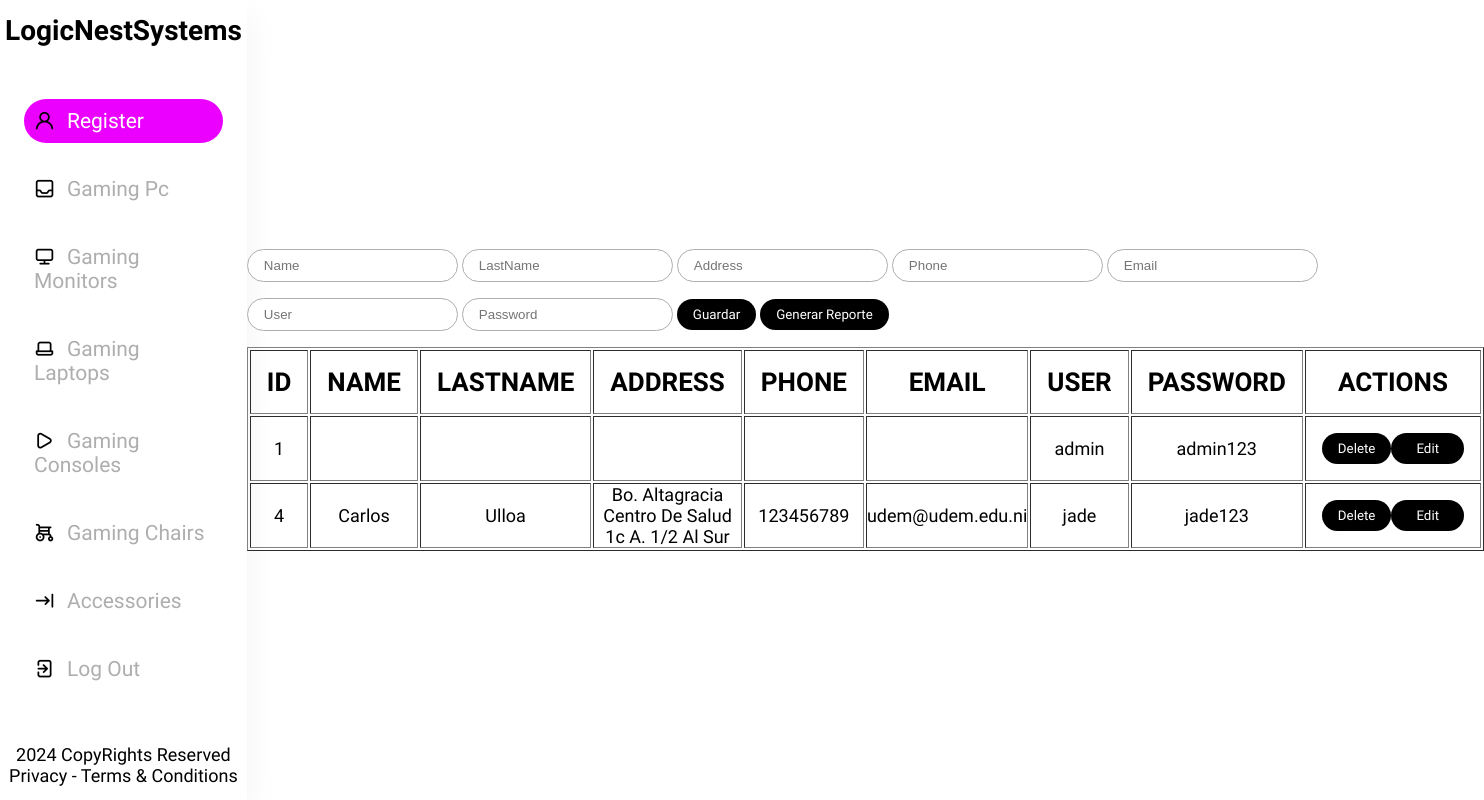
The app's page /admin.php with its own data.
### tables this page shows
CREATE TABLE `register` (
  `id_register` int(50) NOT NULL,
  `name` varchar(200) DEFAULT NULL,
  `last_name` varchar(200) DEFAULT NULL,
  `address` varchar(200) DEFAULT NULL,
  `phone` varchar(200) DEFAULT NULL,
  `email` varchar(200) DEFAULT NULL,
  `username` varchar(200) DEFAULT NULL,
  `password` varchar(200) DEFAULT NULL
);

### admin.php (the view, shortened to what this page needs)
<?php
$servername = "localhost";
$dbname = "logicNestProyect";
$dbusername = "INGJADE";
$dbpassword = "JADE2023.";
try {
    $conn = new PDO("mysql:host=$servername;dbname=$dbname", $dbusername, $dbpassword);
    $conn->setAttribute(PDO::ATTR_ERRMODE, PDO::ERRMODE_EXCEPTION);
} catch (PDOException $e) {
    echo "Error de conexión: " . $e->getMessage();
}
$stmt_register = $conn->prepare("SELECT id_register, name, last_name, address, phone, email, username, password FROM Register");
$stmt_register->execute();
$result_register = $stmt_register->fetchAll();
?>
<!DOCTYPE html>
<html lang="en">
<head>
    <link rel="stylesheet" href="css/admin.css">
    <link rel="stylesheet" href="https://unicons.iconscout.com/release/v4.0.8/css/line.css">
</head>
<body>
    <section class="father-container-register-admin">
        <article class="information-container-register-admin">
            <h2 class="title-admin">LogicNestSystems</h2>
            <ul class="li-container-register-admin">
                <li class="li-register-admin tablinks active" onclick="openCategory(event, 'register')"><i class="uil uil-user"></i>Register</li>
                <li class="li-register-admin tablinks" onclick="openCategory(event, 'pcGamingBtn')"><i class="uil uil-inbox"></i>Gaming Pc</li>
                <li class="li-register-admin tablinks" onclick="openCategory(event, 'monitorsBtn')"><i class="uil uil-desktop"></i>Gaming Monitors</li>
                <li class="li-register-admin tablinks" onclick="openCategory(event, 'laptopsBtn')"><i class="uil uil-laptop"></i>Gaming Laptops</li>
                <li class="li-register-admin tablinks" onclick="openCategory(event, 'consolesBtn')"><i class="uil uil-play"></i>Gaming Consoles</li>
                <li class="li-register-admin tablinks" onclick="openCategory(event, 'chairsBtn')"><i class="uil uil-wheelchair-alt"></i>Gaming Chairs</li>
                <li class="li-register-admin tablinks" onclick="location.href='accessories.php'"><i class="uil uil-arrow-to-right"></i>Accessories</li>
                <li class="li-register-admin tablinks" onclick="location.href='./Login/login.html'"><i class="uil uil-signout"></i>Log Out</li>
            </ul>
            <p class="description-container-register-admin">
                <span class="description-register-admin">2024 CopyRights Reserved</span>
                <span class="description-register-admin">Privacy - Terms & Conditions</span>
            </p>
        </article>
        <section class="crud-container">
            <article class="information2-container-register-admin tabcontent" id="register">
                <form class="form-information2-container-register-admin" method="post">
                    <input class="input-form-information2-registr-admin" type="text" name="name" placeholder="Name" required>
                    <input class="input-form-information2-registr-admin" type="text" name="last_name" placeholder="LastName" required>
                    <input class="input-form-information2-registr-admin" type="text" name="address" placeholder="Address" required>
                    <input class="input-form-information2-registr-admin" type="text" name="phone" placeholder="Phone" required>
                    <input class="input-form-information2-registr-admin" type="email" name="email" placeholder="Email" required>
                    <input class="input-form-information2-registr-admin" type="text" name="username" placeholder="User" required>
                    <input class="input-form-information2-registr-admin" type="password" name="password" placeholder="Password" required>
                    <button class="btnSaveIt" type="submit">Guardar</button>
                    <button class="btnSaveIt" type="button" onclick="generatePDF()">Generar Reporte</button>
                </form>
                <table class="table-columns-register-admin" border="1">
                    <thead>
                        <tr>
                            <th class="columns-table-register-admin">ID</th>
                            <th class="columns-table-register-admin">NAME</th>
                            <th class="columns-table-register-admin">LASTNAME</th>
                            <th class="columns-table-register-admin">ADDRESS</th>
                            <th class="columns-table-register-admin">PHONE</th>
                            <th class="columns-table-register-admin">EMAIL</th>
                            <th class="columns-table-register-admin">USER</th>
                            <th class="columns-table-register-admin">PASSWORD</th>
                            <th class="columns-table-register-admin">ACTIONS</th>
                        </tr>
                    </thead>
                    <tbody>
                        <?php foreach ($result_register as $row): ?>
                        <tr>
                            <td><?= htmlspecialchars($row['id_register']) ?></td>
                            <td><?= htmlspecialchars($row['name']) ?></td>
                            <td><?= htmlspecialchars($row['last_name']) ?></td>
                            <td><?= htmlspecialchars($row['address']) ?></td>
                            <td><?= htmlspecialchars($row['phone']) ?></td>
                            <td><?= htmlspecialchars($row['email']) ?></td>
                            <td><?= htmlspecialchars($row['username']) ?></td>
                            <td><?= htmlspecialchars($row['password']) ?></td>
                            <td class="container-btn-actions-admin">
                                <form class="form-crud-admin" method="post">
                                    <button class="delte-btn-admin" type="submit">Delete</button>
                                </form>
                                <button class="edit-btn-admin" onclick="editRecordRegister(
                                    '<?= $row['id_register'] ?>',
                                    '<?= $row['name'] ?>',
                                    '<?= $row['last_name'] ?>',
                                    '<?= $row['address'] ?>',
                                    '<?= $row['phone'] ?>',
                                    '<?= $row['email'] ?>',
                                    '<?= $row['username'] ?>',
                                    '<?= $row['password'] ?>'
                                )">Edit</button>
                            </td>
                        </tr>
                        <?php endforeach; ?>
                    </tbody>
                </table>
            </article>
        </section>
    </section>
</body>
</html>

### css/admin.css (style rules this page uses)
* { margin: 0; padding: 0; box-sizing: border-box; }
body { background-color: var(--whiteColor); }
:root { --whiteColor: #ffffff; --lightPurpleColor: #EB00FF; --dullPurpleColor: #CC00FF; --yellowColor: #FFD600; --skyBlueColor: #00E0FF; --blackColor: #000000; --subtitleColor: #AEAEAE; --redColor: #FF0000; --greenColor: #00FF29; --greenLight: #00FFD1; --featureContainer: #000113; }
.father-container-register-admin { width: 100%; height: auto; display: flex; }
.information-container-register-admin { width: 350px; height: 100vh; background-color: rgba(255, 255, 255, 0.5); box-shadow: 0 15px 35px rgba(0, 0, 0, 0.05); display: flex; flex-direction: column; justify-content: space-around; }
.title-admin { text-align: center; font-family: 'Rubik Wet Paint', system-ui; font-size: 28px; }
.li-container-register-admin { width: auto; height: auto; }
i { color: var(--blackColor); margin-right: 12px; }
.li-register-admin { font-size: 21px; margin: 1.5rem; list-style: none; font-family: 'Readex Pro', sans-serif; color: var(--subtitleColor); }
.description-container-register-admin { width: auto; height: auto; text-align: center; }
.description-register-admin { font-size: 18px; font-family: 'Readex Pro', sans-serif; }
.crud-container { width: 100%; height: 100vh; display: flex; flex-direction: column; align-items: center; justify-content: center; }
.information2-container-register-admin, .information3-container-register-admin, .information4-container-register-admin, .information5-container-register-admin, .information6-container-register-admin { width: 100%; height: auto; display: flex; align-items: center; justify-content: center; margin: 0 auto; }
.form-information2-container-register-admin { width: auto; height: auto; flex-wrap: wrap; }
.input-form-information2-registr-admin { padding: 8px 16px; border-radius: 25px; border: 1px solid var(--subtitleColor); margin-bottom: 1rem; }
.btnSaveIt { padding: 8px 16px; border-radius: 25px; border: none; color: var(--whiteColor); background-color: var(--blackColor); font-family: 'Rubik Wet Paint', system-ui; }
.container-btn-actions-admin { padding: 1rem; }
.table-columns-register-admin, .table-columns-pcGamingBtn-admin, .table-columns-monitorsBtn-admin, .table-columns-laptopsBtn-admin, .table-columns-consolesBtn-admin, .table-columns-chairsBtn-admin { width: auto; height: auto; }
thead { text-align: center; width: auto; height: auto; }
th { padding: 1rem; text-align: center; font-size: 26px; font-family: 'Rubik Wet Paint', system-ui; }
tbody { text-align: center; font-size: 18px; font-family: 'Readex Pro', sans-serif; }
.form-crud-admin { width: auto; height: auto; }
.container-btn-actions-admin { display: flex; align-items: center; justify-content: center; }
.delte-btn-admin { padding: 8px 16px; border-radius: 25px; border: none; color: var(--whiteColor); background-color: var(--blackColor); font-family: 'Rubik Wet Paint', system-ui; }
.edit-btn-admin { padding: 8px 25px; border-radius: 25px; border: none; color: var(--whiteColor); background-color: var(--blackColor); font-family: 'Rubik Wet Paint', system-ui; }

### admin.php (style rules this page uses)
:root { --lightPurpleColor: #EB00FF; }
.active { background-color: var(--lightPurpleColor); border-radius: 50px; color: white; }
.tabcontent { display: none; }
.tablinks { cursor: pointer; padding: 10px; border: none; outline: none; }
#register { display: block; }

### records on screen
register: id_register "1", username "admin", password "admin123"
register: id_register "4", name "Carlos", last_name "Ulloa", address "Bo. Altagracia Centro De Salud 1c A. 1/2 Al Sur", phone "123456789", email "udem@udem.edu.ni", username "jade", password "jade123"
